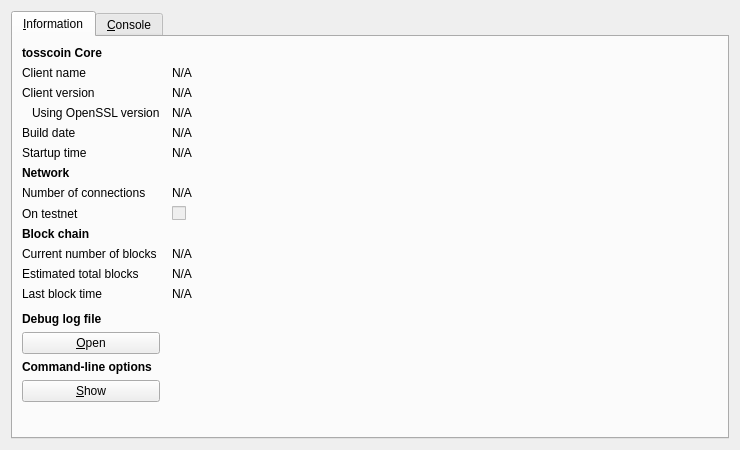
<?xml version="1.0" encoding="UTF-8"?>
<ui version="4.0">
 <class>RPCConsole</class>
 <widget class="QDialog" name="RPCConsole">
  <property name="geometry">
   <rect>
    <x>0</x>
    <y>0</y>
    <width>740</width>
    <height>450</height>
   </rect>
  </property>
  <property name="windowTitle">
   <string>tosscoin - Debug window</string>
  </property>
  <layout class="QVBoxLayout" name="verticalLayout_2">
   <item>
    <widget class="QTabWidget" name="tabWidget">
     <property name="currentIndex">
      <number>0</number>
     </property>
     <widget class="QWidget" name="tab_info">
      <attribute name="title">
       <string>&amp;Information</string>
      </attribute>
      <layout class="QGridLayout" name="gridLayout" columnstretch="0,1">
       <property name="horizontalSpacing">
        <number>12</number>
       </property>
       <item row="0" column="0">
        <widget class="QLabel" name="label_9">
         <property name="font">
          <font>
           <weight>75</weight>
           <bold>true</bold>
          </font>
         </property>
         <property name="text">
          <string>tosscoin Core</string>
         </property>
        </widget>
       </item>
       <item row="1" column="0">
        <widget class="QLabel" name="label_5">
         <property name="text">
          <string>Client name</string>
         </property>
        </widget>
       </item>
       <item row="1" column="1">
        <widget class="QLabel" name="clientName">
         <property name="cursor">
          <cursorShape>IBeamCursor</cursorShape>
         </property>
         <property name="text">
          <string>N/A</string>
         </property>
         <property name="textFormat">
          <enum>Qt::PlainText</enum>
         </property>
         <property name="textInteractionFlags">
          <set>Qt::LinksAccessibleByMouse|Qt::TextSelectableByKeyboard|Qt::TextSelectableByMouse</set>
         </property>
        </widget>
       </item>
       <item row="2" column="0">
        <widget class="QLabel" name="label_6">
         <property name="text">
          <string>Client version</string>
         </property>
        </widget>
       </item>
       <item row="2" column="1">
        <widget class="QLabel" name="clientVersion">
         <property name="cursor">
          <cursorShape>IBeamCursor</cursorShape>
         </property>
         <property name="text">
          <string>N/A</string>
         </property>
         <property name="textFormat">
          <enum>Qt::PlainText</enum>
         </property>
         <property name="textInteractionFlags">
          <set>Qt::LinksAccessibleByMouse|Qt::TextSelectableByKeyboard|Qt::TextSelectableByMouse</set>
         </property>
        </widget>
       </item>
       <item row="3" column="0">
        <widget class="QLabel" name="label_14">
         <property name="text">
          <string>Using OpenSSL version</string>
         </property>
         <property name="indent">
          <number>10</number>
         </property>
        </widget>
       </item>
       <item row="3" column="1">
        <widget class="QLabel" name="openSSLVersion">
         <property name="cursor">
          <cursorShape>IBeamCursor</cursorShape>
         </property>
         <property name="text">
          <string>N/A</string>
         </property>
         <property name="textFormat">
          <enum>Qt::PlainText</enum>
         </property>
         <property name="textInteractionFlags">
          <set>Qt::LinksAccessibleByMouse|Qt::TextSelectableByKeyboard|Qt::TextSelectableByMouse</set>
         </property>
        </widget>
       </item>
       <item row="4" column="0">
        <widget class="QLabel" name="label_12">
         <property name="text">
          <string>Build date</string>
         </property>
        </widget>
       </item>
       <item row="4" column="1">
        <widget class="QLabel" name="buildDate">
         <property name="cursor">
          <cursorShape>IBeamCursor</cursorShape>
         </property>
         <property name="text">
          <string>N/A</string>
         </property>
         <property name="textFormat">
          <enum>Qt::PlainText</enum>
         </property>
         <property name="textInteractionFlags">
          <set>Qt::LinksAccessibleByMouse|Qt::TextSelectableByKeyboard|Qt::TextSelectableByMouse</set>
         </property>
        </widget>
       </item>
       <item row="5" column="0">
        <widget class="QLabel" name="label_13">
         <property name="text">
          <string>Startup time</string>
         </property>
        </widget>
       </item>
       <item row="5" column="1">
        <widget class="QLabel" name="startupTime">
         <property name="cursor">
          <cursorShape>IBeamCursor</cursorShape>
         </property>
         <property name="text">
          <string>N/A</string>
         </property>
         <property name="textFormat">
          <enum>Qt::PlainText</enum>
         </property>
         <property name="textInteractionFlags">
          <set>Qt::LinksAccessibleByMouse|Qt::TextSelectableByKeyboard|Qt::TextSelectableByMouse</set>
         </property>
        </widget>
       </item>
       <item row="6" column="0">
        <widget class="QLabel" name="label_11">
         <property name="font">
          <font>
           <weight>75</weight>
           <bold>true</bold>
          </font>
         </property>
         <property name="text">
          <string>Network</string>
         </property>
        </widget>
       </item>
       <item row="7" column="0">
        <widget class="QLabel" name="label_7">
         <property name="text">
          <string>Number of connections</string>
         </property>
        </widget>
       </item>
       <item row="7" column="1">
        <widget class="QLabel" name="numberOfConnections">
         <property name="cursor">
          <cursorShape>IBeamCursor</cursorShape>
         </property>
         <property name="text">
          <string>N/A</string>
         </property>
         <property name="textFormat">
          <enum>Qt::PlainText</enum>
         </property>
         <property name="textInteractionFlags">
          <set>Qt::LinksAccessibleByMouse|Qt::TextSelectableByKeyboard|Qt::TextSelectableByMouse</set>
         </property>
        </widget>
       </item>
       <item row="8" column="0">
        <widget class="QLabel" name="label_8">
         <property name="text">
          <string>On testnet</string>
         </property>
        </widget>
       </item>
       <item row="8" column="1">
        <widget class="QCheckBox" name="isTestNet">
         <property name="enabled">
          <bool>false</bool>
         </property>
         <property name="text">
          <string/>
         </property>
        </widget>
       </item>
       <item row="9" column="0">
        <widget class="QLabel" name="label_10">
         <property name="font">
          <font>
           <weight>75</weight>
           <bold>true</bold>
          </font>
         </property>
         <property name="text">
          <string>Block chain</string>
         </property>
        </widget>
       </item>
       <item row="10" column="0">
        <widget class="QLabel" name="label_3">
         <property name="text">
          <string>Current number of blocks</string>
         </property>
        </widget>
       </item>
       <item row="10" column="1">
        <widget class="QLabel" name="numberOfBlocks">
         <property name="cursor">
          <cursorShape>IBeamCursor</cursorShape>
         </property>
         <property name="text">
          <string>N/A</string>
         </property>
         <property name="textFormat">
          <enum>Qt::PlainText</enum>
         </property>
         <property name="textInteractionFlags">
          <set>Qt::LinksAccessibleByMouse|Qt::TextSelectableByKeyboard|Qt::TextSelectableByMouse</set>
         </property>
        </widget>
       </item>
       <item row="11" column="0">
        <widget class="QLabel" name="label_4">
         <property name="text">
          <string>Estimated total blocks</string>
         </property>
        </widget>
       </item>
       <item row="11" column="1">
        <widget class="QLabel" name="totalBlocks">
         <property name="cursor">
          <cursorShape>IBeamCursor</cursorShape>
         </property>
         <property name="text">
          <string>N/A</string>
         </property>
         <property name="textFormat">
          <enum>Qt::PlainText</enum>
         </property>
         <property name="textInteractionFlags">
          <set>Qt::LinksAccessibleByMouse|Qt::TextSelectableByKeyboard|Qt::TextSelectableByMouse</set>
         </property>
        </widget>
       </item>
       <item row="12" column="0">
        <widget class="QLabel" name="label_2">
         <property name="text">
          <string>Last block time</string>
         </property>
        </widget>
       </item>
       <item row="12" column="1">
        <widget class="QLabel" name="lastBlockTime">
         <property name="cursor">
          <cursorShape>IBeamCursor</cursorShape>
         </property>
         <property name="text">
          <string>N/A</string>
         </property>
         <property name="textFormat">
          <enum>Qt::PlainText</enum>
         </property>
         <property name="textInteractionFlags">
          <set>Qt::LinksAccessibleByMouse|Qt::TextSelectableByKeyboard|Qt::TextSelectableByMouse</set>
         </property>
        </widget>
       </item>
       <item row="13" column="0">
        <spacer name="verticalSpacer_2">
         <property name="orientation">
          <enum>Qt::Vertical</enum>
         </property>
         <property name="sizeHint" stdset="0">
          <size>
           <width>20</width>
           <height>20</height>
          </size>
         </property>
        </spacer>
       </item>
       <item row="14" column="0">
        <widget class="QLabel" name="labelDebugLogfile">
         <property name="font">
          <font>
           <weight>75</weight>
           <bold>true</bold>
          </font>
         </property>
         <property name="text">
          <string>Debug log file</string>
         </property>
        </widget>
       </item>
       <item row="15" column="0">
        <widget class="QPushButton" name="openDebugLogfileButton">
         <property name="toolTip">
          <string>Open the tosscoin debug log file from the current data directory. This can take a few seconds for large log files.</string>
         </property>
         <property name="text">
          <string>&amp;Open</string>
         </property>
         <property name="autoDefault">
          <bool>false</bool>
         </property>
        </widget>
       </item>
       <item row="16" column="0">
        <widget class="QLabel" name="labelCLOptions">
         <property name="font">
          <font>
           <weight>75</weight>
           <bold>true</bold>
          </font>
         </property>
         <property name="text">
          <string>Command-line options</string>
         </property>
        </widget>
       </item>
       <item row="17" column="0">
        <widget class="QPushButton" name="showCLOptionsButton">
         <property name="toolTip">
          <string>Show the tosscoin-Qt help message to get a list with possible tosscoin command-line options.</string>
         </property>
         <property name="text">
          <string>&amp;Show</string>
         </property>
         <property name="autoDefault">
          <bool>false</bool>
         </property>
        </widget>
       </item>
       <item row="18" column="0">
        <spacer name="verticalSpacer">
         <property name="orientation">
          <enum>Qt::Vertical</enum>
         </property>
         <property name="sizeHint" stdset="0">
          <size>
           <width>20</width>
           <height>40</height>
          </size>
         </property>
        </spacer>
       </item>
      </layout>
     </widget>
     <widget class="QWidget" name="tab_console">
      <attribute name="title">
       <string>&amp;Console</string>
      </attribute>
      <layout class="QVBoxLayout" name="verticalLayout_3">
       <property name="spacing">
        <number>3</number>
       </property>
       <item>
        <widget class="QTextEdit" name="messagesWidget">
         <property name="minimumSize">
          <size>
           <width>0</width>
           <height>100</height>
          </size>
         </property>
         <property name="readOnly">
          <bool>true</bool>
         </property>
         <property name="tabKeyNavigation" stdset="0">
          <bool>false</bool>
         </property>
         <property name="columnCount" stdset="0">
          <number>2</number>
         </property>
        </widget>
       </item>
       <item>
        <layout class="QHBoxLayout" name="horizontalLayout">
         <property name="spacing">
          <number>3</number>
         </property>
         <item>
          <widget class="QLabel" name="label">
           <property name="text">
            <string notr="true">&gt;</string>
           </property>
          </widget>
         </item>
         <item>
          <widget class="QLineEdit" name="lineEdit"/>
         </item>
         <item>
          <widget class="QPushButton" name="clearButton">
           <property name="maximumSize">
            <size>
             <width>24</width>
             <height>24</height>
            </size>
           </property>
           <property name="toolTip">
            <string>Clear console</string>
           </property>
           <property name="text">
            <string/>
           </property>
           <property name="icon">
            <iconset resource="../bitcoin.qrc">
             <normaloff>:/icons/remove</normaloff>:/icons/remove</iconset>
           </property>
           <property name="shortcut">
            <string notr="true">Ctrl+L</string>
           </property>
           <property name="autoDefault">
            <bool>false</bool>
           </property>
          </widget>
         </item>
        </layout>
       </item>
      </layout>
     </widget>
    </widget>
   </item>
  </layout>
 </widget>
 <resources>
  <include location="../bitcoin.qrc"/>
 </resources>
 <connections/>
</ui>
